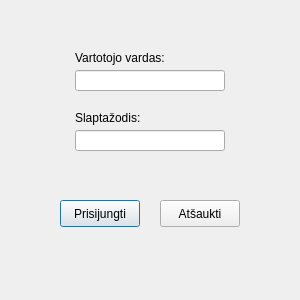
<?xml version="1.0" encoding="UTF-8"?>
<ui version="4.0">
 <class>dialogLogin</class>
 <widget class="QDialog" name="dialogLogin">
  <property name="geometry">
   <rect>
    <x>0</x>
    <y>0</y>
    <width>300</width>
    <height>300</height>
   </rect>
  </property>
  <property name="windowTitle">
   <string>Dialog</string>
  </property>
  <widget class="QLabel" name="labelUsername">
   <property name="enabled">
    <bool>true</bool>
   </property>
   <property name="geometry">
    <rect>
     <x>75</x>
     <y>50</y>
     <width>150</width>
     <height>16</height>
    </rect>
   </property>
   <property name="locale">
    <locale language="Lithuanian" country="Lithuania"/>
   </property>
   <property name="text">
    <string>Vartotojo vardas:</string>
   </property>
  </widget>
  <widget class="QLabel" name="labelUserPassword">
   <property name="geometry">
    <rect>
     <x>75</x>
     <y>110</y>
     <width>150</width>
     <height>16</height>
    </rect>
   </property>
   <property name="locale">
    <locale language="Lithuanian" country="Lithuania"/>
   </property>
   <property name="text">
    <string>Slaptažodis:</string>
   </property>
  </widget>
  <widget class="QLineEdit" name="lineEditUserName">
   <property name="geometry">
    <rect>
     <x>75</x>
     <y>70</y>
     <width>150</width>
     <height>21</height>
    </rect>
   </property>
  </widget>
  <widget class="QLineEdit" name="lineEditUserPassword">
   <property name="geometry">
    <rect>
     <x>75</x>
     <y>130</y>
     <width>150</width>
     <height>21</height>
    </rect>
   </property>
   <property name="echoMode">
    <enum>QLineEdit::Password</enum>
   </property>
  </widget>
  <widget class="QPushButton" name="buttonLogin">
   <property name="geometry">
    <rect>
     <x>60</x>
     <y>200</y>
     <width>80</width>
     <height>27</height>
    </rect>
   </property>
   <property name="text">
    <string>Prisijungti</string>
   </property>
  </widget>
  <widget class="QPushButton" name="buttonCancel">
   <property name="geometry">
    <rect>
     <x>160</x>
     <y>200</y>
     <width>80</width>
     <height>27</height>
    </rect>
   </property>
   <property name="text">
    <string>Atšaukti</string>
   </property>
  </widget>
  <widget class="QLabel" name="labelError">
   <property name="geometry">
    <rect>
     <x>75</x>
     <y>170</y>
     <width>150</width>
     <height>16</height>
    </rect>
   </property>
   <property name="locale">
    <locale language="Lithuanian" country="Lithuania"/>
   </property>
   <property name="text">
    <string/>
   </property>
  </widget>
 </widget>
 <resources/>
 <connections/>
</ui>
